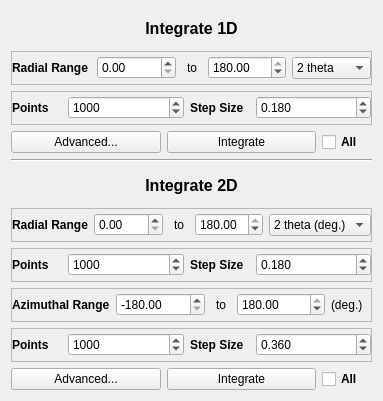
<?xml version="1.0" encoding="UTF-8"?>
<ui version="4.0">
 <class>Form</class>
 <widget class="QWidget" name="Form">
  <property name="geometry">
   <rect>
    <x>0</x>
    <y>0</y>
    <width>383</width>
    <height>401</height>
   </rect>
  </property>
  <property name="windowTitle">
   <string>Form</string>
  </property>
  <layout class="QGridLayout" name="gridLayout">
   <item row="0" column="0" colspan="3">
    <widget class="QLabel" name="label">
     <property name="font">
      <font>
       <pointsize>12</pointsize>
       <weight>75</weight>
       <bold>true</bold>
      </font>
     </property>
     <property name="text">
      <string>Integrate 1D</string>
     </property>
     <property name="textFormat">
      <enum>Qt::AutoText</enum>
     </property>
     <property name="alignment">
      <set>Qt::AlignCenter</set>
     </property>
    </widget>
   </item>
   <item row="1" column="0" colspan="3">
    <widget class="QFrame" name="radialRange1DFrame">
     <property name="frameShape">
      <enum>QFrame::StyledPanel</enum>
     </property>
     <property name="frameShadow">
      <enum>QFrame::Raised</enum>
     </property>
     <layout class="QHBoxLayout" name="horizontalLayout">
      <property name="leftMargin">
       <number>0</number>
      </property>
      <property name="topMargin">
       <number>0</number>
      </property>
      <property name="rightMargin">
       <number>0</number>
      </property>
      <property name="bottomMargin">
       <number>0</number>
      </property>
      <item>
       <widget class="QLabel" name="label_3">
        <property name="font">
         <font>
          <weight>75</weight>
          <bold>true</bold>
         </font>
        </property>
        <property name="text">
         <string>Radial Range</string>
        </property>
       </widget>
      </item>
      <item>
       <widget class="QDoubleSpinBox" name="radialLow1D">
        <property name="maximum">
         <double>180.000000000000000</double>
        </property>
       </widget>
      </item>
      <item>
       <widget class="QLabel" name="label_4">
        <property name="maximumSize">
         <size>
          <width>20</width>
          <height>16777215</height>
         </size>
        </property>
        <property name="text">
         <string>to</string>
        </property>
        <property name="alignment">
         <set>Qt::AlignCenter</set>
        </property>
       </widget>
      </item>
      <item>
       <widget class="QDoubleSpinBox" name="doubleSpinBox_2">
        <property name="maximum">
         <double>180.000000000000000</double>
        </property>
        <property name="value">
         <double>180.000000000000000</double>
        </property>
       </widget>
      </item>
      <item>
       <widget class="QComboBox" name="comboBox">
        <item>
         <property name="text">
          <string>2 theta</string>
         </property>
        </item>
        <item>
         <property name="text">
          <string>q</string>
         </property>
        </item>
       </widget>
      </item>
     </layout>
    </widget>
   </item>
   <item row="2" column="0" colspan="3">
    <widget class="QFrame" name="radialPoints1DFrame">
     <property name="frameShape">
      <enum>QFrame::StyledPanel</enum>
     </property>
     <property name="frameShadow">
      <enum>QFrame::Raised</enum>
     </property>
     <layout class="QHBoxLayout" name="horizontalLayout_4">
      <property name="leftMargin">
       <number>0</number>
      </property>
      <property name="topMargin">
       <number>0</number>
      </property>
      <property name="rightMargin">
       <number>0</number>
      </property>
      <property name="bottomMargin">
       <number>0</number>
      </property>
      <item>
       <widget class="QLabel" name="label_10">
        <property name="maximumSize">
         <size>
          <width>50</width>
          <height>16777215</height>
         </size>
        </property>
        <property name="font">
         <font>
          <weight>75</weight>
          <bold>true</bold>
         </font>
        </property>
        <property name="text">
         <string>Points</string>
        </property>
        <property name="alignment">
         <set>Qt::AlignLeading|Qt::AlignLeft|Qt::AlignVCenter</set>
        </property>
       </widget>
      </item>
      <item>
       <widget class="QSpinBox" name="spinBox">
        <property name="maximum">
         <number>100000</number>
        </property>
        <property name="value">
         <number>1000</number>
        </property>
       </widget>
      </item>
      <item>
       <widget class="QLabel" name="label_11">
        <property name="maximumSize">
         <size>
          <width>60</width>
          <height>16777215</height>
         </size>
        </property>
        <property name="font">
         <font>
          <weight>75</weight>
          <bold>true</bold>
         </font>
        </property>
        <property name="text">
         <string>Step Size</string>
        </property>
        <property name="alignment">
         <set>Qt::AlignLeading|Qt::AlignLeft|Qt::AlignVCenter</set>
        </property>
       </widget>
      </item>
      <item>
       <widget class="QDoubleSpinBox" name="doubleSpinBox_7">
        <property name="decimals">
         <number>3</number>
        </property>
        <property name="maximum">
         <double>100.000000000000000</double>
        </property>
        <property name="singleStep">
         <double>0.100000000000000</double>
        </property>
        <property name="value">
         <double>0.180000000000000</double>
        </property>
       </widget>
      </item>
     </layout>
    </widget>
   </item>
   <item row="3" column="0">
    <widget class="QPushButton" name="advanced1D">
     <property name="text">
      <string>Advanced...</string>
     </property>
    </widget>
   </item>
   <item row="3" column="1">
    <widget class="QPushButton" name="integrate1D">
     <property name="text">
      <string>Integrate</string>
     </property>
    </widget>
   </item>
   <item row="3" column="2">
    <widget class="QCheckBox" name="all1D">
     <property name="maximumSize">
      <size>
       <width>50</width>
       <height>16777215</height>
      </size>
     </property>
     <property name="font">
      <font>
       <weight>75</weight>
       <bold>true</bold>
      </font>
     </property>
     <property name="text">
      <string>All</string>
     </property>
    </widget>
   </item>
   <item row="4" column="0" colspan="3">
    <widget class="Line" name="line">
     <property name="orientation">
      <enum>Qt::Horizontal</enum>
     </property>
    </widget>
   </item>
   <item row="5" column="0" colspan="3">
    <widget class="QLabel" name="label_2">
     <property name="font">
      <font>
       <pointsize>12</pointsize>
       <weight>75</weight>
       <bold>true</bold>
      </font>
     </property>
     <property name="text">
      <string>Integrate 2D</string>
     </property>
     <property name="alignment">
      <set>Qt::AlignCenter</set>
     </property>
    </widget>
   </item>
   <item row="6" column="0" colspan="3">
    <widget class="QFrame" name="radialRange2DFrame">
     <property name="frameShape">
      <enum>QFrame::StyledPanel</enum>
     </property>
     <property name="frameShadow">
      <enum>QFrame::Raised</enum>
     </property>
     <layout class="QHBoxLayout" name="horizontalLayout_2">
      <property name="leftMargin">
       <number>0</number>
      </property>
      <property name="topMargin">
       <number>0</number>
      </property>
      <property name="rightMargin">
       <number>0</number>
      </property>
      <property name="bottomMargin">
       <number>0</number>
      </property>
      <item>
       <widget class="QLabel" name="label_5">
        <property name="font">
         <font>
          <weight>75</weight>
          <bold>true</bold>
         </font>
        </property>
        <property name="text">
         <string>Radial Range</string>
        </property>
       </widget>
      </item>
      <item>
       <widget class="QDoubleSpinBox" name="doubleSpinBox_3">
        <property name="maximum">
         <double>180.000000000000000</double>
        </property>
       </widget>
      </item>
      <item>
       <widget class="QLabel" name="label_6">
        <property name="maximumSize">
         <size>
          <width>20</width>
          <height>16777215</height>
         </size>
        </property>
        <property name="text">
         <string>to</string>
        </property>
        <property name="alignment">
         <set>Qt::AlignCenter</set>
        </property>
       </widget>
      </item>
      <item>
       <widget class="QDoubleSpinBox" name="doubleSpinBox_4">
        <property name="maximum">
         <double>180.000000000000000</double>
        </property>
        <property name="value">
         <double>180.000000000000000</double>
        </property>
       </widget>
      </item>
      <item>
       <widget class="QComboBox" name="comboBox_2">
        <item>
         <property name="text">
          <string>2 theta (deg.)</string>
         </property>
        </item>
        <item>
         <property name="text">
          <string>q (A-1)</string>
         </property>
        </item>
       </widget>
      </item>
     </layout>
    </widget>
   </item>
   <item row="7" column="0" colspan="3">
    <widget class="QFrame" name="radialPoints2DFrame">
     <property name="frameShape">
      <enum>QFrame::StyledPanel</enum>
     </property>
     <property name="frameShadow">
      <enum>QFrame::Raised</enum>
     </property>
     <layout class="QHBoxLayout" name="horizontalLayout_8">
      <property name="leftMargin">
       <number>0</number>
      </property>
      <property name="topMargin">
       <number>0</number>
      </property>
      <property name="rightMargin">
       <number>0</number>
      </property>
      <property name="bottomMargin">
       <number>0</number>
      </property>
      <item>
       <widget class="QLabel" name="label_19">
        <property name="maximumSize">
         <size>
          <width>50</width>
          <height>16777215</height>
         </size>
        </property>
        <property name="font">
         <font>
          <weight>75</weight>
          <bold>true</bold>
         </font>
        </property>
        <property name="text">
         <string>Points</string>
        </property>
        <property name="alignment">
         <set>Qt::AlignLeading|Qt::AlignLeft|Qt::AlignVCenter</set>
        </property>
       </widget>
      </item>
      <item>
       <widget class="QSpinBox" name="spinBox_5">
        <property name="maximum">
         <number>100000</number>
        </property>
        <property name="value">
         <number>1000</number>
        </property>
       </widget>
      </item>
      <item>
       <widget class="QLabel" name="label_18">
        <property name="maximumSize">
         <size>
          <width>60</width>
          <height>16777215</height>
         </size>
        </property>
        <property name="font">
         <font>
          <weight>75</weight>
          <bold>true</bold>
         </font>
        </property>
        <property name="text">
         <string>Step Size</string>
        </property>
        <property name="alignment">
         <set>Qt::AlignLeading|Qt::AlignLeft|Qt::AlignVCenter</set>
        </property>
       </widget>
      </item>
      <item>
       <widget class="QDoubleSpinBox" name="doubleSpinBox_11">
        <property name="decimals">
         <number>3</number>
        </property>
        <property name="maximum">
         <double>100.000000000000000</double>
        </property>
        <property name="singleStep">
         <double>0.100000000000000</double>
        </property>
        <property name="value">
         <double>0.180000000000000</double>
        </property>
       </widget>
      </item>
     </layout>
    </widget>
   </item>
   <item row="8" column="0" colspan="3">
    <widget class="QFrame" name="azimuthRangeFrame">
     <property name="frameShape">
      <enum>QFrame::StyledPanel</enum>
     </property>
     <property name="frameShadow">
      <enum>QFrame::Raised</enum>
     </property>
     <layout class="QHBoxLayout" name="horizontalLayout_3">
      <property name="leftMargin">
       <number>0</number>
      </property>
      <property name="topMargin">
       <number>0</number>
      </property>
      <property name="rightMargin">
       <number>0</number>
      </property>
      <property name="bottomMargin">
       <number>0</number>
      </property>
      <item>
       <widget class="QLabel" name="label_7">
        <property name="font">
         <font>
          <weight>75</weight>
          <bold>true</bold>
         </font>
        </property>
        <property name="text">
         <string>Azimuthal Range</string>
        </property>
       </widget>
      </item>
      <item>
       <widget class="QDoubleSpinBox" name="doubleSpinBox_5">
        <property name="minimum">
         <double>-180.000000000000000</double>
        </property>
        <property name="maximum">
         <double>180.000000000000000</double>
        </property>
        <property name="value">
         <double>-180.000000000000000</double>
        </property>
       </widget>
      </item>
      <item>
       <widget class="QLabel" name="label_8">
        <property name="minimumSize">
         <size>
          <width>0</width>
          <height>0</height>
         </size>
        </property>
        <property name="maximumSize">
         <size>
          <width>20</width>
          <height>16777215</height>
         </size>
        </property>
        <property name="text">
         <string>to</string>
        </property>
        <property name="alignment">
         <set>Qt::AlignCenter</set>
        </property>
       </widget>
      </item>
      <item>
       <widget class="QDoubleSpinBox" name="doubleSpinBox_6">
        <property name="minimum">
         <double>-180.000000000000000</double>
        </property>
        <property name="maximum">
         <double>180.000000000000000</double>
        </property>
        <property name="value">
         <double>180.000000000000000</double>
        </property>
       </widget>
      </item>
      <item>
       <widget class="QLabel" name="label_9">
        <property name="minimumSize">
         <size>
          <width>0</width>
          <height>0</height>
         </size>
        </property>
        <property name="maximumSize">
         <size>
          <width>40</width>
          <height>16777215</height>
         </size>
        </property>
        <property name="text">
         <string>(deg.)</string>
        </property>
       </widget>
      </item>
     </layout>
    </widget>
   </item>
   <item row="9" column="0" colspan="3">
    <widget class="QFrame" name="azimuthPointsFrame">
     <property name="frameShape">
      <enum>QFrame::StyledPanel</enum>
     </property>
     <property name="frameShadow">
      <enum>QFrame::Raised</enum>
     </property>
     <layout class="QHBoxLayout" name="horizontalLayout_9">
      <property name="leftMargin">
       <number>0</number>
      </property>
      <property name="topMargin">
       <number>0</number>
      </property>
      <property name="rightMargin">
       <number>0</number>
      </property>
      <property name="bottomMargin">
       <number>0</number>
      </property>
      <item>
       <widget class="QLabel" name="label_21">
        <property name="maximumSize">
         <size>
          <width>50</width>
          <height>16777215</height>
         </size>
        </property>
        <property name="font">
         <font>
          <weight>75</weight>
          <bold>true</bold>
         </font>
        </property>
        <property name="text">
         <string>Points</string>
        </property>
        <property name="alignment">
         <set>Qt::AlignLeading|Qt::AlignLeft|Qt::AlignVCenter</set>
        </property>
       </widget>
      </item>
      <item>
       <widget class="QSpinBox" name="azimuthNumPoints">
        <property name="maximum">
         <number>100000</number>
        </property>
        <property name="value">
         <number>1000</number>
        </property>
       </widget>
      </item>
      <item>
       <widget class="QLabel" name="label_20">
        <property name="maximumSize">
         <size>
          <width>60</width>
          <height>16777215</height>
         </size>
        </property>
        <property name="font">
         <font>
          <weight>75</weight>
          <bold>true</bold>
         </font>
        </property>
        <property name="text">
         <string>Step Size</string>
        </property>
        <property name="alignment">
         <set>Qt::AlignLeading|Qt::AlignLeft|Qt::AlignVCenter</set>
        </property>
       </widget>
      </item>
      <item>
       <widget class="QDoubleSpinBox" name="azimuthStep">
        <property name="decimals">
         <number>3</number>
        </property>
        <property name="maximum">
         <double>100.000000000000000</double>
        </property>
        <property name="singleStep">
         <double>0.100000000000000</double>
        </property>
        <property name="value">
         <double>0.360000000000000</double>
        </property>
       </widget>
      </item>
     </layout>
    </widget>
   </item>
   <item row="10" column="0">
    <widget class="QPushButton" name="advanced2D">
     <property name="text">
      <string>Advanced...</string>
     </property>
    </widget>
   </item>
   <item row="10" column="1">
    <widget class="QPushButton" name="integrate2D">
     <property name="text">
      <string>Integrate</string>
     </property>
    </widget>
   </item>
   <item row="10" column="2">
    <widget class="QCheckBox" name="all2D">
     <property name="font">
      <font>
       <weight>75</weight>
       <bold>true</bold>
      </font>
     </property>
     <property name="text">
      <string>All</string>
     </property>
    </widget>
   </item>
  </layout>
 </widget>
 <resources/>
 <connections/>
</ui>
